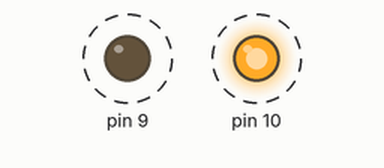
This sketch was run on a simulated Arduino Uno, built with avr-gcc and run on an emulated ATmega328P. Shown: output pins drawn as LEDs (lit = HIGH). Dashed ring = blinking.

Above: at 0.45 s.
Timing chart, 0 to 3.0 s (numbered marks = the images above):
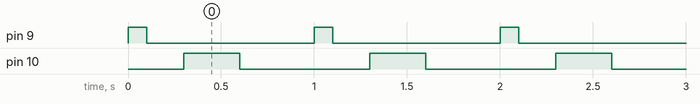

The sketch:

projeto_001.ino
```cpp
void setup() {
  pinMode(9, OUTPUT);
  pinMode(10, OUTPUT);


}

void loop() {
  digitalWrite(9, HIGH);
  delay(100);
  digitalWrite(9, LOW);
  delay(200);
  digitalWrite(10, HIGH);
  delay(300);
  digitalWrite(10, LOW);
  delay(400);


}
```

Measured:
- by itself, pin 9: alternates HIGH for 0.10 s and LOW for 0.90 s
- by itself, pin 10: alternates HIGH for 0.30 s and LOW for 0.70 s
- by itself, everything shown: repeats every 1.0 s, in 4 steps
